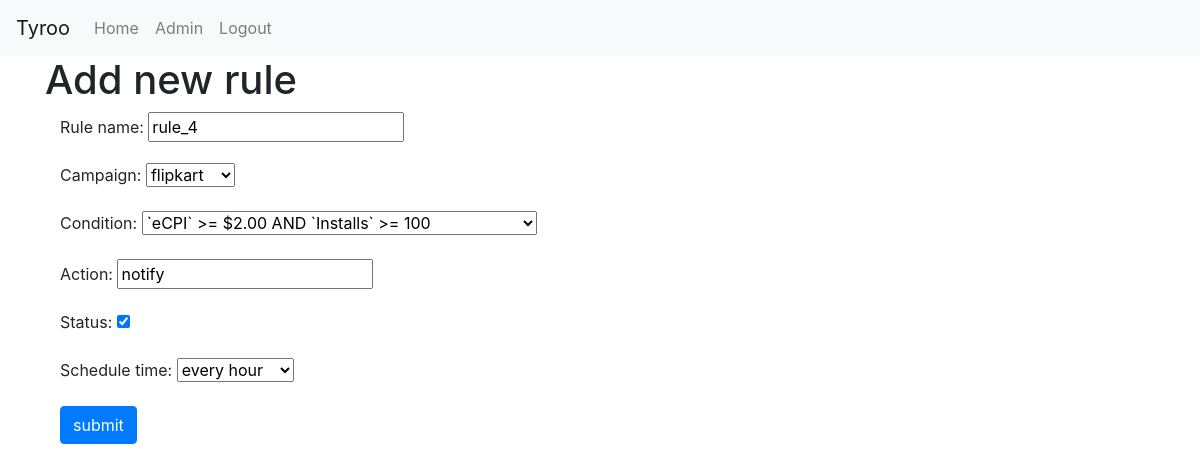
Page /rules_display/rule_update/4/ (signed in) on the committed database.
### rule_based_engine/models.py (models this page shows)
class camp_rules(models.Model):
    rule_name = models.CharField(max_length=15)
    campaign = models.CharField(max_length=20, choices=campaign)
    condition = models.CharField(max_length=50, choices=rule_choices)
    action = models.CharField(max_length=10, default='notify')
    status = models.BooleanField()
    schedule_time = models.CharField(max_length=20,choices=schedule_time_choices)

### rule_based_engine/views.py (the view)
# urls.py: re_path(r'^rule_update/(?P<id>\d+)/$', views.rule_update, name='rule_update'),
@login_required
def rule_update(request, id):
    rule = get_object_or_404(camp_rules, id=id)
    if request.method == 'POST':
        form = forms.create_rule_form(request.POST, instance=rule)
        if form.is_valid():
            rule = form.save(commit=False)
            rule.save()
            return HttpResponseRedirect(reverse('rule_based_engine:rule_display'))
    else:
        form = forms.create_rule_form(instance=rule)
    return render(request,'rbe/rule_form.html',context={'form':form})

### rule_based_engine/forms.py
class create_rule_form(forms.ModelForm):
    class Meta:
        model = camp_rules
        fields = '__all__'

### templates/rbe/rule_form.html (shortened to what this page needs)
<!DOCTYPE html>
<!DOCTYPE html>
{% extends "rbe/base.html" %}
{% block body_block %}
<h1> Add new rule </h1>
<div class="container">
    <form method="POST">
        {{ form.as_p }}
        <input type="submit" class="btn btn-primary" value="submit">
    </form>
</div>
{% endblock %}

### rows in the picture
camp_rules: rule_name "rule_4", campaign "flipkart", condition "`eCPI` >= $2.00 AND `Installs` >= 100", action "notify", status "☑", schedule_time "every hour"
